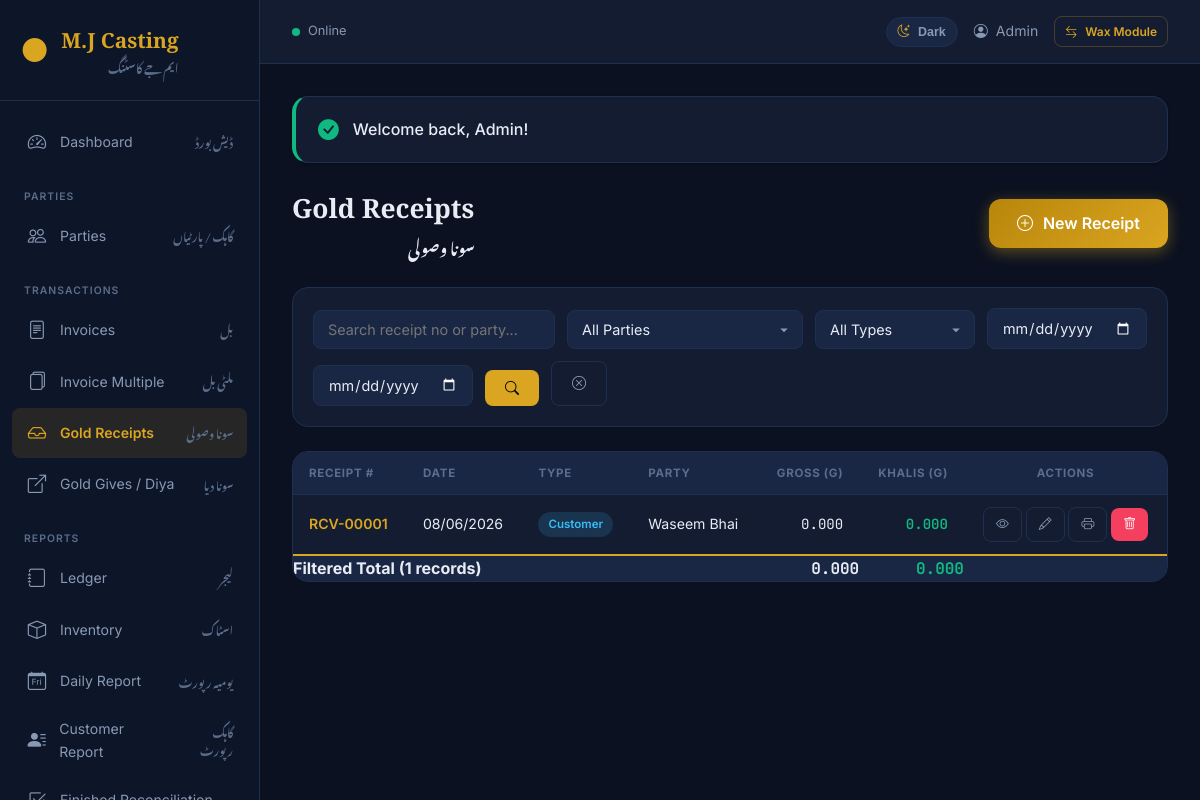
The page /gold-receipts/index.php (signed in) on the database its author committed.
### tables this page shows
CREATE TABLE `users` (
  `id` int(11) NOT NULL,
  `name` varchar(255) NOT NULL,
  `email` varchar(255) NOT NULL,
  `email_verified_at` datetime DEFAULT NULL,
  `password` varchar(255) NOT NULL,
  `remember_token` varchar(100) DEFAULT NULL,
  `created_at` timestamp NOT NULL DEFAULT current_timestamp(),
  `updated_at` timestamp NOT NULL DEFAULT current_timestamp() ON UPDATE current_timestamp()
);

CREATE TABLE `gold_receipts` (
  `id` int(11) NOT NULL,
  `receipt_no` varchar(50) NOT NULL,
  `customer_id` int(11) NOT NULL,
  `receipt_type` enum('customer','dukandar','karigar') DEFAULT 'customer',
  `receipt_date` date NOT NULL,
  `total_gross_weight` decimal(10,3) DEFAULT 0.000,
  `total_khalis_weight` decimal(10,3) DEFAULT 0.000,
  `remarks` text DEFAULT NULL,
  `created_by` int(11) DEFAULT NULL,
  `updated_by` int(11) DEFAULT NULL,
  `created_at` timestamp NOT NULL DEFAULT current_timestamp(),
  `updated_at` timestamp NOT NULL DEFAULT current_timestamp() ON UPDATE current_timestamp(),
  `deleted_at` datetime DEFAULT NULL
);

CREATE TABLE `customers` (
  `id` int(11) NOT NULL,
  `name` varchar(100) NOT NULL,
  `phone` varchar(20) DEFAULT NULL,
  `cnic` varchar(30) DEFAULT NULL,
  `address` text DEFAULT NULL,
  `city` varchar(50) DEFAULT NULL,
  `opening_balance` decimal(15,2) DEFAULT 0.00,
  `status` enum('active','inactive') DEFAULT 'active',
  `party_type` enum('customer','dukandar','karigar') DEFAULT 'customer',
  `created_at` timestamp NOT NULL DEFAULT current_timestamp(),
  `updated_at` timestamp NOT NULL DEFAULT current_timestamp() ON UPDATE current_timestamp(),
  `deleted_at` datetime DEFAULT NULL
);

### config.php (called while the page is built, shortened)
<?php
function getDB(): PDO {
    static $pdo = null;
    if ($pdo === null) {
        try {
            $pdo = new PDO(
                "mysql:host=" . DB_HOST . ";dbname=" . DB_NAME . ";charset=utf8mb4",
                DB_USER,
                DB_PASS,
                [
                    PDO::ATTR_ERRMODE => PDO::ERRMODE_EXCEPTION,
                    PDO::ATTR_DEFAULT_FETCH_MODE => PDO::FETCH_ASSOC,
                    PDO::ATTR_EMULATE_PREPARES => false,
                ]
            );
        } catch (PDOException $e) {
            die("Database connection failed: " . $e->getMessage());
        }
    }
    return $pdo;
}
function isLoggedIn(): bool {
    return isset($_SESSION['user_id']);
}
function getCurrentUser(): ?array {
    $stmt = getDB()->prepare("SELECT id, name, email FROM users WHERE id = ?");
    $stmt->execute([$_SESSION['user_id']]);
    return $stmt->fetch() ?: null;
}
function getBaseUrl(): string {
    $protocol = (!empty($_SERVER['HTTPS']) && $_SERVER['HTTPS'] !== 'off') ? 'https://' : 'http://';
    $host = $_SERVER['HTTP_HOST'] ?? 'localhost';
    $rootPath = '';
    if (!empty($_SERVER['DOCUMENT_ROOT'])) {
        $documentRoot = realpath($_SERVER['DOCUMENT_ROOT']);
        $rootDir = realpath(__DIR__);
        if ($documentRoot !== false && $rootDir !== false) {
            $documentRoot = str_replace('\\', '/', $documentRoot);
            $rootDir = str_replace('\\', '/', $rootDir);
            if (strpos($rootDir, $documentRoot) === 0) {
                $rootPath = substr($rootDir, strlen($documentRoot));
            }
        }
    }
    if ($rootPath === '') {
        $scriptName = str_replace('\\', '/', $_SERVER['SCRIPT_NAME'] ?? '');
        $rootFolder = basename(__DIR__);
        $search = '/' . $rootFolder . '/';
        if ($rootFolder && strpos($scriptName, $search) !== false) {
            $rootPath = substr($scriptName, 0, strpos($scriptName, $search) + strlen($rootFolder));
        } else {
            $rootPath = '';
        }
    }
    $rootPath = '/' . trim($rootPath, '/');
    if ($rootPath === '/') {
        $rootPath = '';
    }
    return rtrim($protocol . $host . $rootPath, '/') . '/';
}
function url(string $path = ''): string {
    return getBaseUrl() . ltrim($path, '/');
}
function getFlash(): ?array {
    if (isset($_SESSION['flash'])) {
        $flash = $_SESSION['flash'];
        return $flash;
    }
    return null;
}
function query(string $key, $default = null) {
    return $_GET[$key] ?? $default;
}
function formatDate(string $date, string $format = 'd/m/Y'): string {
    $ts = strtotime($date);
    return $ts ? date($format, $ts) : $date;
}

### gold-receipts/index.php (the view, shortened to what this page needs)
<?php
require_once __DIR__ . '/../config.php';
$db = getDB();
$search = query('search', '');
$fromDate = query('from_date', '');
$toDate = query('to_date', '');
$page = max(1, (int) query('page', 1));
$perPage = 25;
$countSql = "SELECT COUNT(*) FROM gold_receipts r LEFT JOIN customers c ON c.id = r.customer_id WHERE r.deleted_at IS NULL";
$sql = "SELECT r.*, c.name as customer_name FROM gold_receipts r LEFT JOIN customers c ON c.id = r.customer_id WHERE r.deleted_at IS NULL";
$params = [];
$total = $db->prepare($countSql);
$total->execute($params);
$totalCount = $total->fetchColumn();
$lastPage = max(1, ceil($totalCount / $perPage));
$page = min($page, $lastPage);
$offset = ($page - 1) * $perPage;
$totalsSql = str_replace('SELECT r.*, c.name as customer_name', 'SELECT COALESCE(SUM(r.total_gross_weight),0) AS total_gross, COALESCE(SUM(r.total_khalis_weight),0) AS total_khalis', $sql);
$totalsStmt = $db->prepare($totalsSql);
$totalsStmt->execute($params);
$listTotals = $totalsStmt->fetch() ?: ['total_gross'=>0,'total_khalis'=>0];
$sql .= " ORDER BY r.receipt_date DESC, r.id DESC LIMIT $perPage OFFSET $offset";
$stmt = $db->prepare($sql);
$stmt->execute($params);
$receipts = $stmt->fetchAll();
require_once __DIR__ . '/../includes/header.php';
?>
<div class="page-header">
    <div class="page-title-group">
        <h1>Gold Receipts</h1>
        <p class="font-urdu" style="margin-top:4px;">سونا وصولی</p>
    </div>
    <div class="page-actions">
        <a href="<?= url('gold-receipts/create.php') ?>" class="btn btn-gold">
            <i class="bi bi-plus-circle"></i> New Receipt
        </a>
    </div>
</div>
<form method="GET" class="filter-bar">
    <div class="form-group" style="flex:1;">
        <input type="text" name="search" class="form-control" placeholder="Search receipt no or party..." value="<?= htmlspecialchars($search) ?>">
    </div>
    <div class="form-group">
        <select name="customer_id" class="form-control" onchange="this.form.submit()">
            <option value="">All Parties</option>
        </select>
    </div>
    <div class="form-group">
        <select name="receipt_type" class="form-control" onchange="this.form.submit()">
            <option value="">All Types</option>
        </select>
    </div>
    <div class="form-group">
        <input type="date" name="from_date" class="form-control" value="<?= htmlspecialchars($fromDate) ?>">
    </div>
    <div class="form-group">
        <input type="date" name="to_date" class="form-control" value="<?= htmlspecialchars($toDate) ?>">
    </div>
    <button type="submit" class="btn btn-primary"><i class="bi bi-search"></i></button>
    <a href="<?= url('gold-receipts/index.php') ?>" class="btn btn-outline"><i class="bi bi-x-circle"></i></a>
</form>
<div class="table-container">
    <table>
        <thead>
            <tr>
                <th>Receipt #</th>
                <th>Date</th>
                <th>Type</th>
                <th>Party</th>
                <th class="text-right">Gross (g)</th>
                <th class="text-right">Khalis (g)</th>
                <th class="text-center">Actions</th>
            </tr>
        </thead>
        <tbody>
            <?php if (empty($receipts)): ?>
                <tr><td colspan="7" class="text-center text-muted">No receipts found</td></tr>
            <?php else: ?>
                <?php foreach ($receipts as $r): ?>
                <tr>
                    <td><a href="<?= url('gold-receipts/show.php?id=' . $r['id']) ?>" style="color:var(--gold-primary);text-decoration:none;font-weight:600;"><?= htmlspecialchars($r['receipt_no']) ?></a></td>
                    <td><?= formatDate($r['receipt_date']) ?></td>
                    <td><span class="badge bg-info"><?= ucfirst($r['receipt_type']) ?></span></td>
                    <td><?= htmlspecialchars($r['customer_name'] ?? 'N/A') ?></td>
                    <td class="text-right mono"><?= number_format($r['total_gross_weight'], 3) ?></td>
                    <td class="text-right mono" style="color:var(--success);font-weight:600;"><?= number_format($r['total_khalis_weight'], 3) ?></td>
                    <td class="text-center" style="white-space:nowrap;">
                        <a href="<?= url('gold-receipts/show.php?id=' . $r['id']) ?>" class="btn btn-sm btn-outline"><i class="bi bi-eye"></i></a>
                        <a href="<?= url('gold-receipts/edit.php?id=' . $r['id']) ?>" class="btn btn-sm btn-outline"><i class="bi bi-pencil"></i></a>
                        <a href="<?= url('gold-receipts/print.php?id=' . $r['id']) ?>" class="btn btn-sm btn-outline" title="Print"><i class="bi bi-printer"></i></a>
                        <a href="<?= url('gold-receipts/delete.php?id=' . $r['id']) ?>" class="btn btn-sm btn-danger" title="Delete" onclick="return confirm('Delete receipt <?= htmlspecialchars($r['receipt_no']) ?>?')"><i class="bi bi-trash"></i></a>
                    </td>
                </tr>
                <?php endforeach; ?>
            <?php endif; ?>
        </tbody>
        <tfoot>
            <tr style="font-weight:700;background:var(--bg-surface);border-top:2px solid var(--gold-primary);">
                <td colspan="4">Filtered Total (<?= number_format((float)$totalCount) ?> records)</td>
                <td class="text-right mono"><?= number_format($listTotals['total_gross'], 3) ?></td>
                <td class="text-right mono" style="color:var(--success);"><?= number_format($listTotals['total_khalis'], 3) ?></td>
                <td></td>
            </tr>
        </tfoot>
    </table>
</div>
<?php require_once __DIR__ . '/../includes/footer.php'; ?>

### includes/header.php (shortened to what this page needs)
<!DOCTYPE html>
<html lang="en">
<head>
    <link rel="stylesheet" href="https://cdn.jsdelivr.net/npm/bootstrap-icons@1.11.3/font/bootstrap-icons.min.css">
    <link rel="stylesheet" href="<?= url('assets/css/style.css') ?>">
</head>
<body>
    <?php $currentUser = getCurrentUser(); ?>
    <?php if (!isset($hideSidebar)): ?>
    <aside class="sidebar" id="sidebar">
        <div class="sidebar-header">
            <div class="logo">
                <span class="logo-icon">&#9679;</span>
                <div class="logo-text">
                    <span class="logo-title">M.J Casting</span>
                    <span class="logo-subtitle font-urdu">ایم جے کاسٹنگ</span>
                </div>
            </div>
        </div>
        <nav class="sidebar-nav">
            <a href="<?= url('dashboard.php') ?>" class="nav-item <?= basename($_SERVER['PHP_SELF']) === 'dashboard.php' ? 'active' : '' ?>">
                <i class="bi bi-speedometer2"></i>
                <span>Dashboard</span>
                <span class="font-urdu nav-urdu">ڈیش بورڈ</span>
            </a>
            <div class="nav-section-label">Parties</div>
            <a href="<?= url('customers/index.php') ?>" class="nav-item <?= strpos($_SERVER['PHP_SELF'], 'customers') !== false ? 'active' : '' ?>">
                <i class="bi bi-people"></i>
                <span>Parties</span>
                <span class="font-urdu nav-urdu">گاہک / پارٹیاں</span>
            </a>
            <div class="nav-section-label">Transactions</div>
            <a href="<?= url('invoices/index.php') ?>" class="nav-item <?= (strpos($_SERVER['PHP_SELF'], 'invoices') !== false && strpos($_SERVER['PHP_SELF'], 'invoice-multiple') === false) ? 'active' : '' ?>">
                <i class="bi bi-file-text"></i>
                <span>Invoices</span>
                <span class="font-urdu nav-urdu">بل</span>
            </a>
            <a href="<?= url('invoice-multiple/index.php') ?>" class="nav-item <?= strpos($_SERVER['PHP_SELF'], 'invoice-multiple') !== false ? 'active' : '' ?>">
                <i class="bi bi-files"></i>
                <span>Invoice Multiple</span>
                <span class="font-urdu nav-urdu">ملٹی بل</span>
            </a>
            <a href="<?= url('gold-receipts/index.php') ?>" class="nav-item <?= strpos($_SERVER['PHP_SELF'], 'gold-receipts') !== false ? 'active' : '' ?>">
                <i class="bi bi-inbox"></i>
                <span>Gold Receipts</span>
                <span class="font-urdu nav-urdu">سونا وصولی</span>
            </a>
            <a href="<?= url('gold-gives/index.php') ?>" class="nav-item <?= strpos($_SERVER['PHP_SELF'], 'gold-gives') !== false ? 'active' : '' ?>">
                <i class="bi bi-box-arrow-up-right"></i>
                <span>Gold Gives / Diya</span>
                <span class="font-urdu nav-urdu">سونا دیا</span>
            </a>
            <div class="nav-section-label">Reports</div>
            <a href="<?= url('ledger/index.php') ?>" class="nav-item <?= strpos($_SERVER['PHP_SELF'], 'ledger') !== false ? 'active' : '' ?>">
                <i class="bi bi-journal"></i>
                <span>Ledger</span>
                <span class="font-urdu nav-urdu">لیجر</span>
            </a>
            <a href="<?= url('inventory/index.php') ?>" class="nav-item <?= strpos($_SERVER['PHP_SELF'], 'inventory') !== false ? 'active' : '' ?>">
                <i class="bi bi-box"></i>
                <span>Inventory</span>
                <span class="font-urdu nav-urdu">اسٹاک</span>
            </a>
            <a href="<?= url('reports/daily.php') ?>" class="nav-item <?= strpos($_SERVER['PHP_SELF'], 'reports/daily') !== false ? 'active' : '' ?>">
                <i class="bi bi-calendar-day"></i>
                <span>Daily Report</span>
                <span class="font-urdu nav-urdu">یومیہ رپورٹ</span>
            </a>
            <a href="<?= url('reports/customer.php') ?>" class="nav-item <?= strpos($_SERVER['PHP_SELF'], 'reports/customer') !== false ? 'active' : '' ?>">
                <i class="bi bi-person-lines-fill"></i>
                <span>Customer Report</span>
                <span class="font-urdu nav-urdu">گاہک رپورٹ</span>
            </a>
            <a href="<?= url('reports/finished_reconciliation.php') ?>" class="nav-item <?= strpos($_SERVER['PHP_SELF'], 'reports/finished_reconciliation') !== false ? 'active' : '' ?>">
                <i class="bi bi-check2-square"></i>
                <span>Finished Reconciliation</span>
            </a>
        </nav>
    </aside>
    <div class="main-wrapper">
        <header class="top-header">
            <div class="header-left">
                <div class="online-status">
                    <span class="online-dot" id="online-dot"></span>
                    <span id="online-text">Online</span>
                </div>
            </div>
            <div class="header-right">
                <button type="button" class="theme-toggle" id="theme-toggle" onclick="window.toggleMjTheme && window.toggleMjTheme()" title="Toggle light / dark theme" aria-label="Toggle theme">
                    <i class="bi bi-moon-stars" id="theme-toggle-icon"></i>
                    <span id="theme-toggle-text">Dark</span>
                </button>
                <span class="header-user">
                    <i class="bi bi-person-circle"></i>
                    <?= htmlspecialchars($currentUser['name'] ?? 'User') ?>
                </span>
                <a href="<?= url('wax/index.php') ?>" class="btn btn-sm btn-outline" style="font-size:0.75rem;padding:5px 10px;color:var(--gold-primary);border-color:var(--gold-muted);">
                    <i class="bi bi-arrow-left-right"></i> Wax Module
                </a>
            </div>
        </header>
        <main class="content-area">
            <?php if ($flash = getFlash()): ?>
                <div class="card flash-<?= $flash['type'] ?>" style="border-left: 4px solid <?= $flash['type'] === 'success' ? 'var(--success)' : 'var(--error)' ?>; padding: 16px 22px; margin-bottom: 24px;">
                    <div style="display: flex; align-items: center; gap: 14px;">
                        <i class="bi bi-<?= $flash['type'] === 'success' ? 'check-circle-fill' : 'exclamation-triangle-fill' ?>" style="color: <?= $flash['type'] === 'success' ? 'var(--success)' : 'var(--error)' ?>; font-size: 1.3rem;"></i>
                        <span style="font-weight: 500;"><?= htmlspecialchars($flash['message']) ?></span>
                    </div>
                </div>
            <?php endif; ?>
    <?php endif; ?>

### rows shown on the page
users: name "Admin"
gold_receipts: receipt_no "RCV-00001", receipt_date "08/06/2026", receipt_type "Customer", customer.name "Waseem Bhai", total_gross_weight "0.000", total_khalis_weight "0.000"

### other values the page prints
$flash['message'] "Welcome back, Admin!"
$totalCount "1"
$listTotals['total_gross'] "0.000"
$listTotals['total_khalis'] "0.000"
